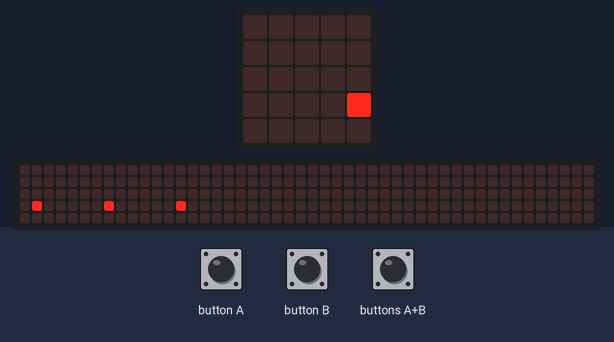
Recording of a program running on a simulated BBC micro:bit (MakeCode). On the bench: the board's 5×5 LED display, a strip that is not on the board, showing the scrolling text unrolled. Inputs (shaded band) come from the test bench. Random numbers come from a fixed seed; the 48×5 strip is a reading aid, not a part: it shows the text the display is scrolling, unrolled, one strip-width of it at a time.

Above: at 1.27 s.
1.3 s: buttons A+B pressed for 0.15 s
At 1.8 s:
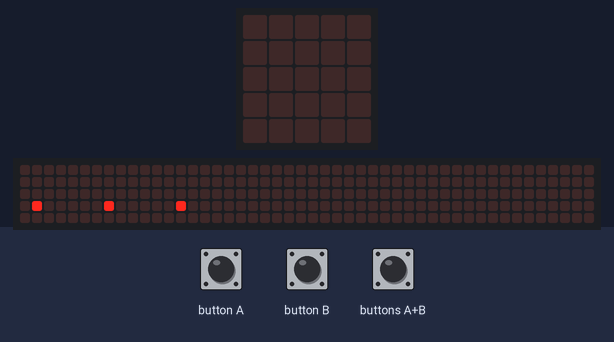
2.0 s: buttons A+B pressed for 1 s
3.6 s: buttons A+B pressed for 0.15 s
At 4.8 s:
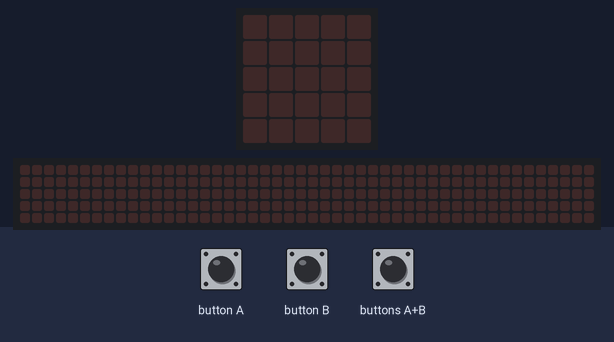
5.5 s: buttons A+B pressed for 0.15 s
At 6.6 s:
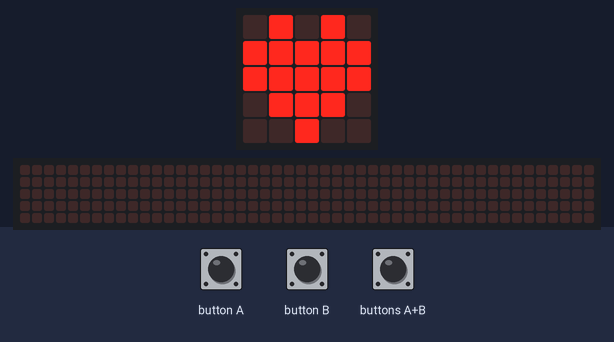
8.6 s: buttons A+B pressed for 3.2 s
Timing chart, 0 to 11.6 s (numbered marks = the images above; inputs shaded):
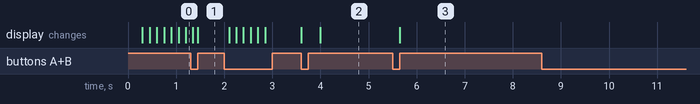

Measured:
- after the input at 5.5 s, the display: changes after 0.15 s (image 3)

The program:

main.ts
```typescript
let r = 0
input.onButtonPressed(Button.AB, function () {
    basic.clearScreen()
    r = randint(0, 2)
    if (r == 1) {
        basic.showIcon(IconNames.Heart)
    }
    if (r == 2) {
        basic.showLeds(`
            . . . . .
            . # . # .
            . . . . .
            . # # # .
            # . . . #
            `)
    }
})
basic.forever(function () {
    if (!(input.buttonIsPressed(Button.AB))) {
        basic.showString("...")
    } else {
        basic.pause(5000)
    }
})
```

test.ts
```typescript
// ide kerülnek a tesztek; a rendszer ezt nem kompilálja, ha a csomagot bővítményként használják.
```
